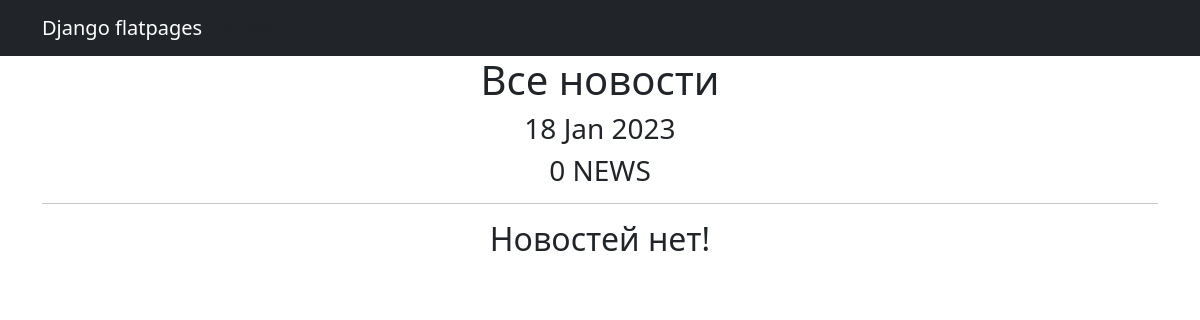
Before: /news/ with the older database file.
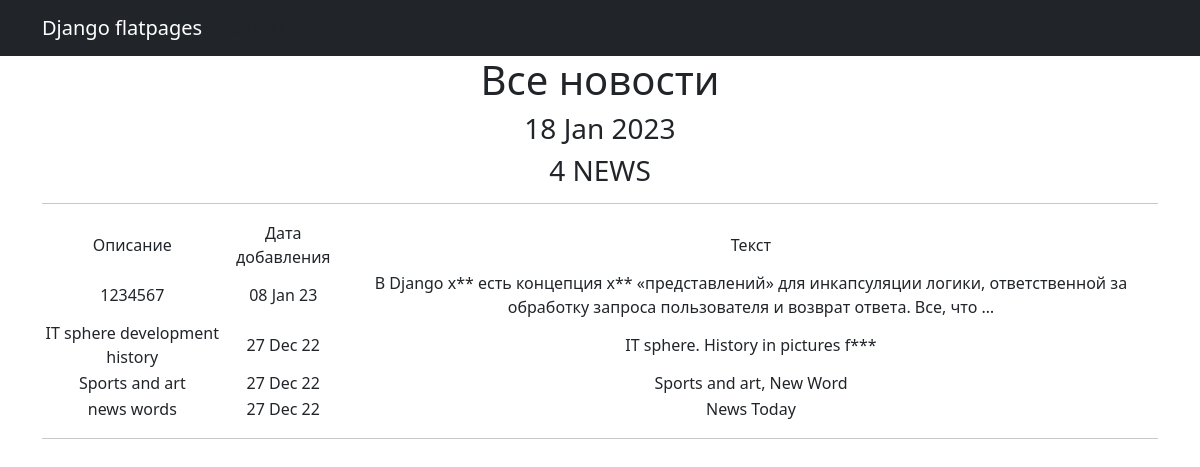
After: the same page with the newer database file.
### news/models.py (models this page shows, shortened)
class Post(models.Model):
    author = models.ForeignKey(Author, on_delete=models.CASCADE, verbose_name="Автор")
    NEWS = "NW"
    ARTICLE = "AT"
    CATEGORY_CHOICES = (
        (NEWS, 'НОВОСТЬ'),
        (ARTICLE, 'СТАТЬЯ'),
    )
    categoryType = models.CharField(max_length=2, choices=CATEGORY_CHOICES, default=ARTICLE, verbose_name="Категория Публикации")
    dataCreation = models.DateTimeField(auto_now_add=True, verbose_name="Дата публикации")
    postCategory = models.ManyToManyField(Category, through='PostCategory', verbose_name="Тип Поста")
    title = models.CharField(max_length=128, verbose_name="Заголовок")
    text = models.TextField()
    rating = models.SmallIntegerField(default=0, verbose_name="Рейтинг")

### news/views.py (the view)
# urls.py: path('', NewsList.as_view(), name ='news'),
class NewsList(ListView):
    model = Post
    ordering = '-dataCreation'
    template_name = 'news.html'
    context_object_name = 'news'
    paginate_by = 10
    def get_context_data(self, **kwargs):
        context = super().get_context_data(**kwargs)
        context['time_now'] = datetime.utcnow()
        context['next_sale'] = None
        return context

### news/templatetags/custom_filters.py (called while the page is built)
@register.filter()
def censor(value):
    ban_words = ['fuck', 'хер']
    if not isinstance(value, str):
        raise TypeError(f"unresolved type'{type(value)}' expected type 'str")
    for word in value.split():
        if word.lower() in ban_words:
            value = value.replace(word, f'{word[0]}{"*"*(len(word)-1)}')
    return value

### news/templatetags/custom_tags.py (called while the page is built)
@register.simple_tag()
def current_time(format_string='%b %d %Y'):
    return datetime.utcnow().strftime(format_string)

### news/templates/news.html (shortened to what this page needs)
{% extends 'flatpages/default.html' %}
{% load custom_filters %}
{% load custom_tags %}
{% block content %}
   <h1>Все новости</h1>
<h3>{% current_time '%d %b %Y' %}</h3>
<h3>{{ news|length }} NEWS</h3>
   <hr>
   {% if news %}
       <table>
          <tr>
               <td>Описание</td>
               <td>Дата добавления</td>
               <td>Текст</td>
           <tr>
           {% for new in news %}
           <tr>
               <td>{{ new.title|censor }}</td>
               <td>{{ new.dataCreation|date:'d M y ' }}</td>
               <td>{{ new.text|truncatewords:20|censor}}</td>
           {% endfor %}
       </table>
   <hr>
   {% else %}
       <h2>Новостей нет!</h2>
   {% endif %}
{% endblock content %}

Changed rows visible on the page:
added Post: title|censor "1234567", dataCreation "08 Jan 23", text|censor "В Django х** есть концепция х** «представлений» для инкапсуляции логики, ответственной за обработку запроса пользователя и возврат ответа. Все, что …"
added Post: title|censor "IT sphere development history", dataCreation "27 Dec 22", text|censor "IT sphere. History in pictures f***"
added Post: title|censor "Sports and art", dataCreation "27 Dec 22", text|censor "Sports and art, New Word"
added Post: title|censor "news words", dataCreation "27 Dec 22", text|censor "News Today"
Other visible differences:
{{ news|length }}: "0" → "4"
text no longer shown: "Новостей нет!"
text now shown: "Описание Дата добавления Текст"
